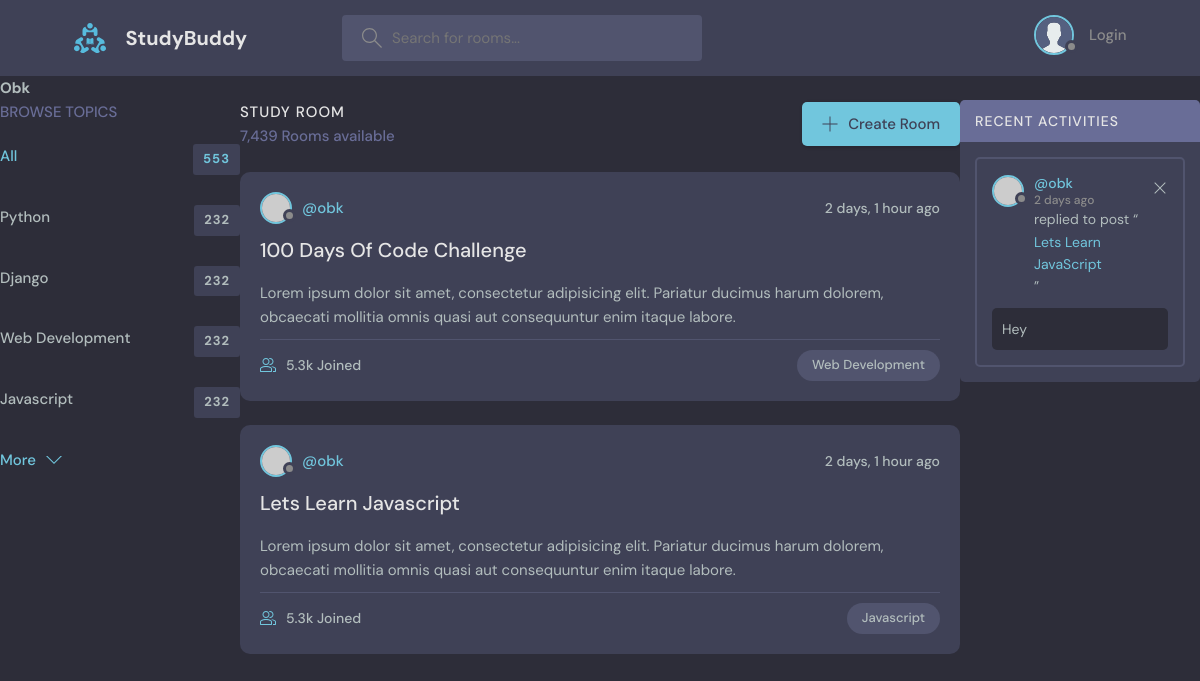
Page /profile/1/ on the committed database.
### app/models.py (models this page shows, shortened)
class Topic(models.Model):
    name = models.CharField(max_length=200)

class Room(models.Model):
    host = models.ForeignKey(User, on_delete=models.SET_NULL, null=True)
    topic = models.ForeignKey(Topic, on_delete=models.SET_NULL, null=True)
    name = models.CharField(max_length=200, null=True, blank=True)
    description = models.TextField(null=True, blank=True)
    participants = models.ManyToManyField(User, related_name='participants', blank=True)
    updated = models.DateTimeField(auto_now_add=True)
    created = models.DateTimeField(auto_now_add=True)
    def __str__(self):
        return self.name
    class Meta:
        ordering = ['-updated', '-created']

class Message(models.Model):
    user = models.ForeignKey(User, on_delete=models.CASCADE)
    room = models.ForeignKey(Room, on_delete=models.CASCADE)
    body = models.TextField()
    updated = models.DateTimeField(auto_now_add=True)
    created = models.DateTimeField(auto_now_add=True)
    def __str__(self):
        return self.body[0:50]

### app/views.py (the view)
# urls.py: path('profile/<str:pk>/', views.profile, name='profile'),
def profile(request, pk):
    user = User.objects.get(id=pk)
    rooms = user.room_set.all()
    room_message = user.message_set.all()
    topics = Topic.objects.all()
    context = {'user': user, 'rooms': rooms, 'room_message': room_message, 'topics': topics}
    return render(request, 'profile.html', context)

### templates/profile.html (shortened to what this page needs)
{% extends 'main.html' %}
{% block content %}
<h3>{{user.username|title}}</h3>
<div class="profile-container">
    <div>
        {% include 'topics_component.html' %}
    </div>
    <div>
        {% include 'feed_component.html' %}
    </div>
    <div>
        {% include 'activity_component.html' %}
    </div>
</div>
{% endblock %}

### templates/topics_component.html
<div class="topics">
    <div class="topics__header">
        <h2>Browse Topics</h2>
    </div>
    <ul class="topics__list">
        <li>
            <a href="{% url 'home' %}" class="active">All <span>553</span></a>
        </li>
        {% for topic in topics %}
        <li>
            <a href="{% url 'home' %}?q={{topic.name}}">{{topic.name|title}} <span>232</span></a>
        </li>
        {% endfor %}
    </ul>
    <a class="btn btn--link" href="topics.html">
        More
        <svg version="1.1" xmlns="http://www.w3.org/2000/svg" width="32" height="32" viewBox="0 0 32 32">
            <title>chevron-down</title>
            <path d="M16 21l-13-13h-3l16 16 16-16h-3l-13 13z"></path>
        </svg>
    </a>
</div>

### templates/feed_component.html (shortened to what this page needs)
<div class="roomList">
  <div class="roomList__header">
    <div>
      <h2>Study Room</h2>
      <p>7,439 Rooms available</p>
    </div>
    <a class="btn btn--main" href="create-room.html">
      <svg version="1.1" xmlns="http://www.w3.org/2000/svg" width="32" height="32" viewBox="0 0 32 32">
        <title>add</title>
        <path d="M16.943 0.943h-1.885v14.115h-14.115v1.885h14.115v14.115h1.885v-14.115h14.115v-1.885h-14.115v-14.115z"></path>
      </svg>
      Create Room
    </a>
  </div>
  {% for room in rooms %}
  <div class="roomListRoom">
    <div class="roomListRoom__header">
      <a href="{% url 'profile' room.host.id %}" class="roomListRoom__author">
        <div class="avatar avatar--small">
          <img src="https://randomuser.me/api/portraits/women/11.jpg" />
        </div>
        <span>@{{room.host.username}}</span>
      </a>
      <div class="roomListRoom__actions">
        <span>{{room.created|timesince}} ago</span>
      </div>
    </div>
    <div class="roomListRoom__content">
      <a href="{% url 'room' room.id %}">{{room.name|title}}</a>
      <p>
        Lorem ipsum dolor sit amet, consectetur adipisicing elit. Pariatur ducimus harum dolorem, obcaecati
        mollitia omnis quasi aut consequuntur enim itaque labore.
      </p>
    </div>
    <div class="roomListRoom__meta">
      <a href="room.html" class="roomListRoom__joined">
        5.3k Joined
      </a>
      <p class="roomListRoom__topic">{{room.topic.name|title}}</p>
    </div>
  </div>
  {% endfor %}
</div>

### templates/activity_component.html
<div class="activities">
  <div class="activities__header">
    <h2>Recent Activities</h2>
  </div>
  {% for message in room_message %}
  <div class="activities__box">
    <div class="activities__boxHeader roomListRoom__header">
      <a href="profile.html" class="roomListRoom__author">
        <div class="avatar avatar--small">
          <img src="https://randomuser.me/api/portraits/women/11.jpg" />
        </div>
        <p>
          @{{message.user}}
          <span>{{message.created|timesince}} ago</span>
        </p>
      </a>
      <div class="roomListRoom__actions">
        <a href="#">
          <svg version="1.1" xmlns="http://www.w3.org/2000/svg" width="32" height="32" viewBox="0 0 32 32">
            <title>remove</title>
            <path d="M27.314 6.019l-1.333-1.333-9.98 9.981-9.981-9.981-1.333 1.333 9.981 9.981-9.981 9.98 1.333 1.333 9.981-9.98 9.98 9.98 1.333-1.333-9.98-9.98 9.98-9.981z"></path>
          </svg>
        </a>
      </div>
    </div>
    <div class="activities__boxContent">
      <p>replied to post “<a href="{% url 'room' message.room.id %}">{{message.room}}</a>”</p>
      <div class="activities__boxRoomContent">
        {{message}}
      </div>
    </div>
  </div>
  {% endfor %}
</div>

### templates/profile.html (style rules this page uses)
.profile-container { display: grid; grid-template-columns: 1fr 3fr 1fr; }

### rows in the picture
Topic: name "Python"
Topic: name "Django"
Topic: name "Web Development"
Topic: name "Javascript"
Room: host.username "obk", created "2 days, 1 hour", name "100 Days Of Code Challenge", topic.name "Web Development"
Room: host.username "obk", created "2 days, 1 hour", name "Lets Learn Javascript", topic.name "Javascript"
Message: user "obk", created "2 days", room "Lets Learn JavaScript", body "Hey"

### other values in the picture
{{ user.username|title }} "Obk"
